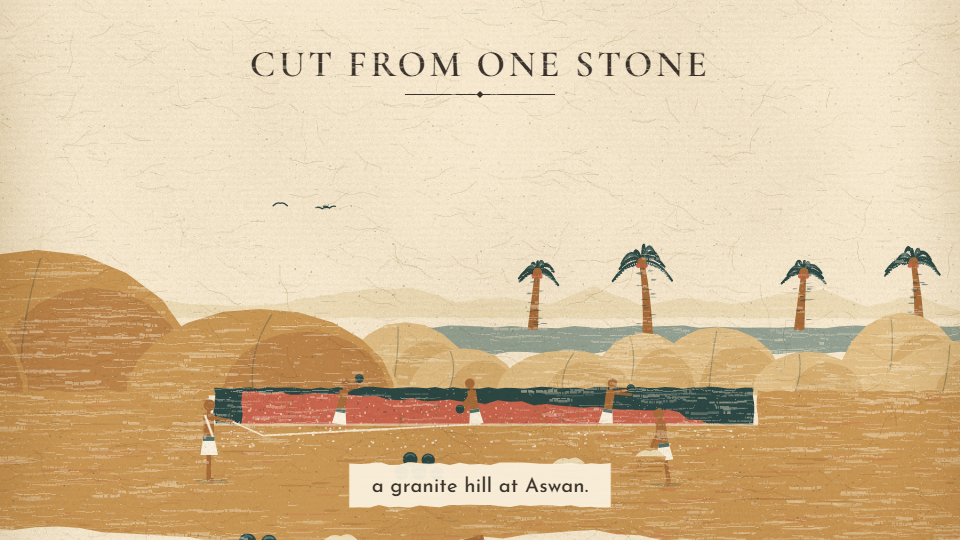
#> input picture neokemet-studio/docs/visual-regression/2026-11-16/obelisk-template/16x9/ob-s01.png, 960 x 540 px, given in place of s01.png, which was not available
$ python make-obelisk-sheets.py obelisk-template/16x9/ob-s01.png
#> lines starting #> are read from the running program, lines starting #| are printed output that depends on the picture
"""Contact sheets and a repetition check for the Obelisk template.

Usage (from the studio root, after rendering the stills):
    python docs/visual-regression/2026-11-16/make-obelisk-sheets.py docs/visual-regression/2026-11-16
"""
import itertools
import sys

from PIL import Image, ImageChops, ImageDraw, ImageFont, ImageStat

D = sys.argv[1]
STAGES = ["granite quarry", "trench carving", "smoothing", "sledge hauling", "barge loading", "river transport", "erection", "temple obelisk"]


def font(size, bold=False):
    for name in (["arialbd.ttf"] if bold else []) + ["arial.ttf", "DejaVuSans.ttf"]:
        try:
            return ImageFont.truetype(name, size)
        except OSError:
            pass
    return ImageFont.load_default()


def sheet(out, title, rows, cell):
#> called with out = '06-obelisk-9x16-vs-original.png', cell = (270, 480)
    cw, ch = cell
    pad, lab, head, cap = 16, 34, 64, 26
    cols = max(len(r[1]) for r in rows)
    W = pad + cols * (cw + pad)
    H = head + sum(lab + ch + cap + pad for _ in rows) + pad
    im = Image.new("RGB", (W, H), "#FFFFFF")
#> im: PIL image 1160x1748 RGB; every value is 255
    d = ImageDraw.Draw(im)
    d.text((pad, 18), title, fill="#1d1d1d", font=font(26, True))
    y = head
    for label, cells in rows:
        d.text((pad, y + 6), label, fill="#333333", font=font(19, True))
        y += lab
        for i, (path, caption) in enumerate(cells):
            x = pad + i * (cw + pad)
            pic = Image.open(f"{D}/{path}").convert("RGB").resize((cw, ch), Image.LANCZOS)
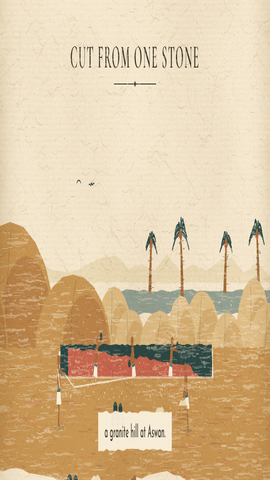
#> pic: PIL image 270x480 RGB; mean R, G, B 219, 193.7, 156.4
            im.paste(pic, (x, y))
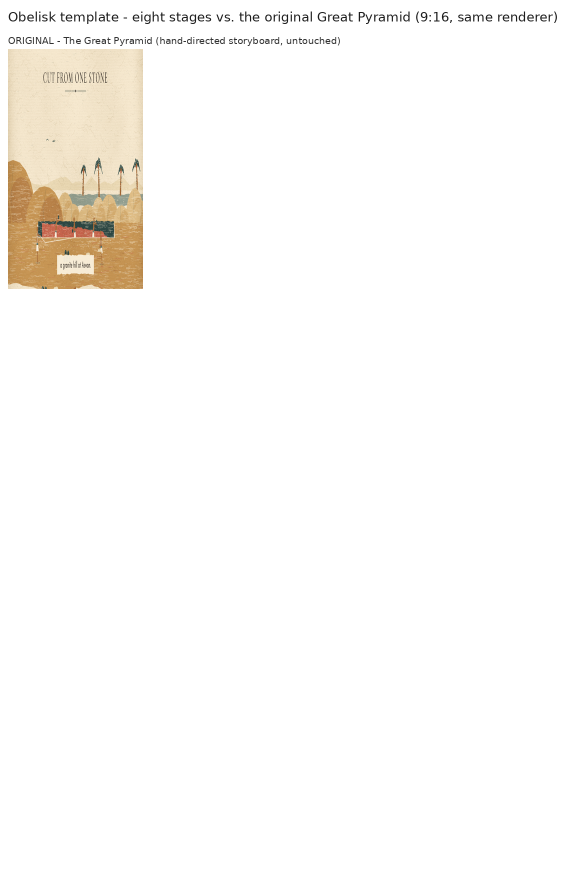
#> im: PIL image 1160x1748 RGB (shown at 1/2 size); mean R, G, B 251.8, 250.2, 247.8
            d.rectangle([x, y, x + cw - 1, y + ch - 1], outline="#BBBBBB")
            d.text((x + 2, y + ch + 5), caption, fill="#555555", font=font(14))
        y += ch + cap + pad
    im.save(f"{D}/{out}")
    print(f"{D}/{out}", im.size)


def stage_cells(fmt, lo, hi):
    return [(f"obelisk-template/{fmt}/ob-s0{i}.png", f"s0{i} {STAGES[i - 1]}") for i in range(lo, hi + 1)]


orig = [(f"original-great-pyramid/s0{i}.png", c) for i, c in [(1, "s01 title"), (2, "s02 characters"), (5, "s05 landscape"), (7, "s07 landscape")]]
#> (the run stopped early here; a loop or call above may not have finished)
